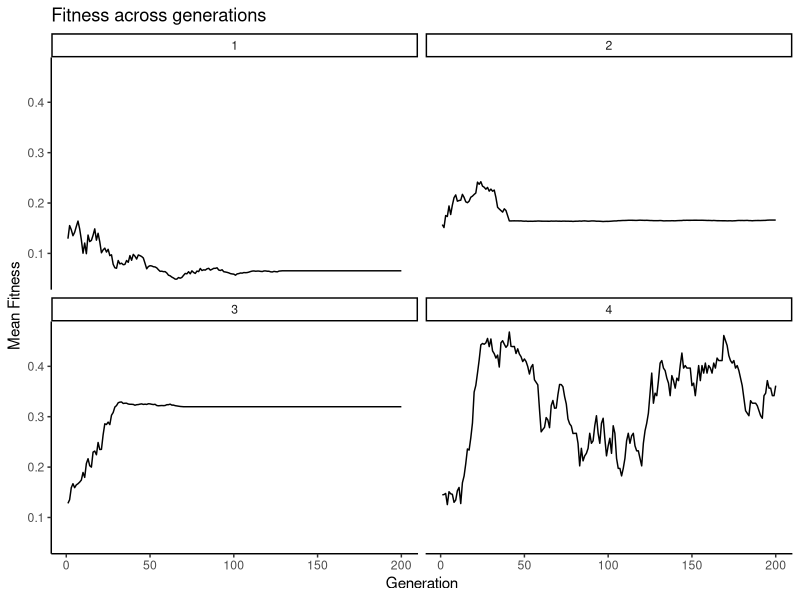

Generate this figure with R:
library(tidyverse)
library(patchwork)
theme_set(theme_classic())


stubborn_model <- function(num_traits = 4,
                           num_turns = 200,
                           num_rounds = 2,
                           N = 100,
                           sd_exploration = 0.01,
                           starting_error_sd = 0.1) { 
  #### Set-Up ####
  
  # Keep record 
  # Create a matrix first - cols number of traits 
  traits_df <- matrix(NA, 
                      nrow = num_rounds * num_turns, 
                      ncol = 2 + num_traits)
  # Change the column names
  colnames(traits_df) <- c("run", 
                           "generation", 
                           map_chr(.x = 1:num_traits, ~ paste0("trait", .x)))
  
  # Turn into a tibble for ease of manipulation
  traits_df <- as_tibble(traits_df)
  
  # Populate the dataframe
  traits_df <- traits_df %>% 
    mutate(run = as.factor(rep(1:num_rounds, each = num_turns)),
           generation = rep(1:num_turns, num_rounds)) %>% 
    mutate(across(.cols = 3:ncol(.), as.numeric))
  
  
  # Output for the model
  output <- matrix(NA, 
                   nrow = num_rounds * num_turns, 
                   ncol = 5 + num_traits)
  
  # Name the columns 
  colnames(output) <- c("run", 
                        "generation", 
                        "avg_soc_learning_prob",
                        "avg_ind_learning_prob", 
                        "avg_fitness",
                        map_chr(.x = 1:num_traits, ~ paste0("mean_trait", .x)))
  output <- as_tibble(output)
  # Populate the dataframe
  output <- output %>% 
    mutate(run = as.factor(rep(1:num_rounds, each = num_turns)),
           generation = rep(1:num_turns, num_rounds)) %>% 
    mutate(across(.cols = 3:ncol(.), as.numeric))
  
  
  #### The Model ####
  for (j in 1:num_rounds) {
    # Probabilities that each trait changes
    pr_change <- rbeta(n = num_traits, 
                       0.1, 
                       5)
    
    # Draw initial values for the traits 
    traits_init <- runif(n = num_traits,
                         min = 0,
                         max = 1)
    traits_df[traits_df$run==j&traits_df$generation==1,3:ncol(traits_df)] <- as.list(traits_init)
    # Dataframe for population
    population <- matrix(NA, 
                         nrow = N, 
                         ncol = 3 + num_traits)
    # Change the column names
    colnames(population) <- c("prob_soc_learns", 
                              "prob_ind_learns",
                              "fitness", 
                              map_chr(.x = 1:num_traits, ~ paste0("trait", .x)))
    population <- as_tibble(population)
    
    population <- population %>% 
      mutate(prob_soc_learns = rbeta(N, 2, 5),
             prob_ind_learns = rbeta(N, 0.8, 5),
             across(.cols = 2:ncol(.), as.numeric))
    
    # List of starting values (with slight error)
    list_starting_values <- map(.x = 1:num_traits,
                                ~ rnorm(mean = 0,
                                        sd = starting_error_sd,
                                        n = N) + rep(traits_init[.x], N))
    # Assign starting values 
    for (s in 1:num_traits) {
      population[,s+3] <- list_starting_values[[s]]
    }
    
    for (t in 1:num_turns) {
      #### One turn ####
      
      # 1. Change in traits? 
      # Do the traits change? 
      traits_change <- rbinom(n = num_traits, 
                              size = 1, 
                              prob = pr_change)
      
      if(t == 1) { 
        traits_df[traits_df$run==j&traits_df$generation==t,c(which(traits_change==1)+2)] <- as.list(runif(sum(traits_change)))
      } else { 
        traits_df[traits_df$run==j&traits_df$generation==t,3:ncol(traits_df)] <- traits_df[traits_df$run==j&traits_df$generation==t-1,3:ncol(traits_df)]
        traits_df[traits_df$run==j&traits_df$generation==t,c(which(traits_change==1)+2)] <- as.list(runif(sum(traits_change)))
      }
      
      # 2. Draw trait & learning 
      # One trait gets drawn 
      current_trait <- sample(1:num_traits, 
                              size = 1)
      # How many social learners?
      learns <- rbinom(n = N, 
                       size = 1, 
                       prob = population$prob_soc_learns)
      # Update these 
      population[which(learns == 1),current_trait+3] <- sample(population[,current_trait+3][[1]],
                                                               sum(learns))
      
      # Now see who explores individually 
      explorers <- rbinom(n = N, 
                          size = 1, 
                          prob = population$prob_ind_learns)
      
      # Explorers get knowledge of the trait with some error
      population[which(explorers == 1),current_trait+3] <- rnorm(n = sum(explorers), 
                                                                 mean = traits_df[traits_df$run==j&traits_df$generation==t,current_trait+2][[1]], 
                                                                 sd = sd_exploration)
      # Record the means 
      for (m in 1:num_traits) {
        output[output$generation==t & 
                 output$run==j,m+5] <- mean(population[[m+3]])
      }
      
      # 3. Calculate fitness 
      # Get difference between chosen trait and responses  
      population$fitness <- 1-abs(population[,3+current_trait][[1]] - traits_df[traits_df$run==j&traits_df$generation==t,
                                                                                2+current_trait][[1]])
      # if fitnesses below 0 then 0
      
      population[population$fitness<=0,'fitness'] <- 0
      
      # If all fitnesses are 0, everyone dies
      if (sum(population$fitness)<= 0) {
        print("Everyone died!")
        break
      }
      
      # 4. Store population characteristics 
      output[output$generation==t & 
               output$run==j,]$avg_fitness <- mean(population$fitness, na.rm = T)
      output[output$generation==t & 
               output$run==j,]$avg_soc_learning_prob <- mean(population$prob_soc_learns)
      output[output$generation==t & 
               output$run==j,]$avg_ind_learning_prob <- mean(population$prob_ind_learns)
      
      
      # 5. Reproduction
      
      if(t %% 1 == 0) {
        std_fitness <- population$fitness/sum(population$fitness)
        
        new_children <- sample(1:100, 
                               100, 
                               replace = T, 
                               prob = std_fitness)
        
        previous_population <- population
        
        for (i in 1:100) {
          population[i,] <- previous_population[new_children[i],]
        }
        
        population$fitness <- as.numeric(NA)
        
      }
    }
    
  }
  
  return(list(output, 
              traits_df, 
              pr_change))
  
}

results <- stubborn_model(num_rounds = 4, 
                          num_turns = 200)

pop_df <- results[[1]]

pop_df %>% 
  ggplot(aes(x = generation, 
             y = avg_ind_learning_prob)) +
  geom_line() + 
  facet_wrap(~run) +
  labs(x = 'Generation', 
       y = "Mean Fitness", 
       title = "Fitness across generations")
